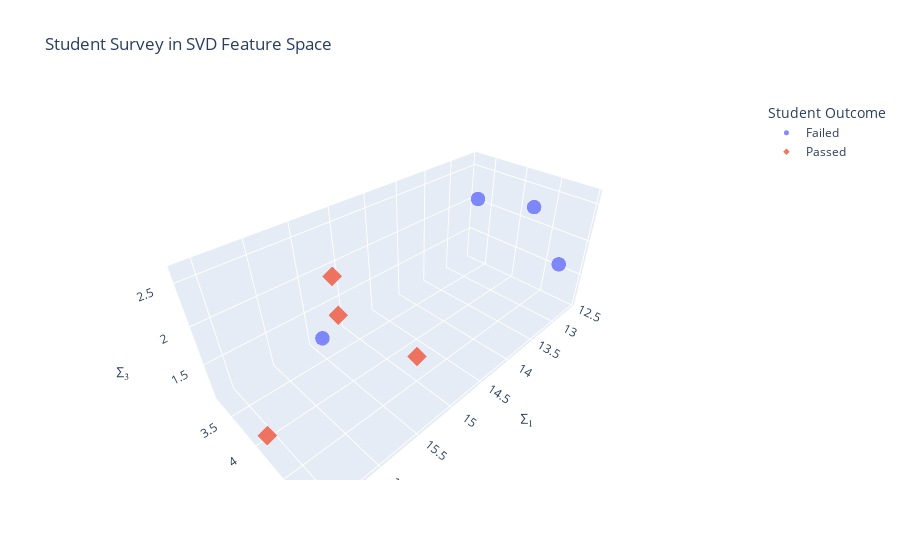

Here is the notebook cell this chart was saved with:
### Code cell
df = pd.DataFrame({'sigma1': x1, 'sigma2': x2, 'sigma3': x3, 'exit': y})
df['exit'] = df['exit'].map({0: 'Failed', 1: 'Passed'})

fig = pex.scatter_3d(df, x='sigma1', y='sigma2', z='sigma3', color='exit', symbol='exit', title='Student Survey in SVD Feature Space', opacity=0.8)
fig.update_layout(legend_title_text='Student Outcome',scene={'xaxis_title':'Σ₁', 'yaxis_title':'Σ₂', 'zaxis_title':'Σ₃'})
fig.update_traces(marker={'size':5})

fig.write_html("svd_feature_space.html", full_html=True, include_plotlyjs="cdn")
fig.show()

### Figure 1 — Plotly figure (JSON) as saved in the notebook; plotly's stock layout.template omitted (floating-point values rounded to 4 significant figures)
{"data": [{"hovertemplate": "exit=Failed<br>sigma1=%{x}<br>sigma2=%{y}<br>sigma3=%{z}<extra></extra>", "legendgroup": "Failed", "marker": {"color": "#636efa", "opacity": 0.8, "size": 5, "symbol": "circle"}, "mode": "markers", "name": "Failed", "scene": "scene", "showlegend": true, "type": "scatter3d", "x": [12.86, 12.6, 13.61, 15.35], "y": [4.862, 4.253, 4.098, 3.205], "z": [1.758, 2.249, 2.631, 1.054]}, {"hovertemplate": "exit=Passed<br>sigma1=%{x}<br>sigma2=%{y}<br>sigma3=%{z}<extra></extra>", "legendgroup": "Passed", "marker": {"color": "#EF553B", "opacity": 0.8, "size": 5, "symbol": "diamond"}, "mode": "markers", "name": "Passed", "scene": "scene", "showlegend": true, "type": "scatter3d", "x": [15.21, 16.58, 15.47, 15.59], "y": [3.407, 4.015, 4.972, 3.983], "z": [1.45, 1.063, 2.013, 2.448]}], "layout": {"legend": {"title": {"text": "Student Outcome"}, "tracegroupgap": 0}, "scene": {"domain": {"x": [0, 1], "y": [0, 1]}, "xaxis": {"title": {"text": "Σ₁"}}, "yaxis": {"title": {"text": "Σ₂"}}, "zaxis": {"title": {"text": "Σ₃"}}}, "title": {"text": "Student Survey in SVD Feature Space"}}}
